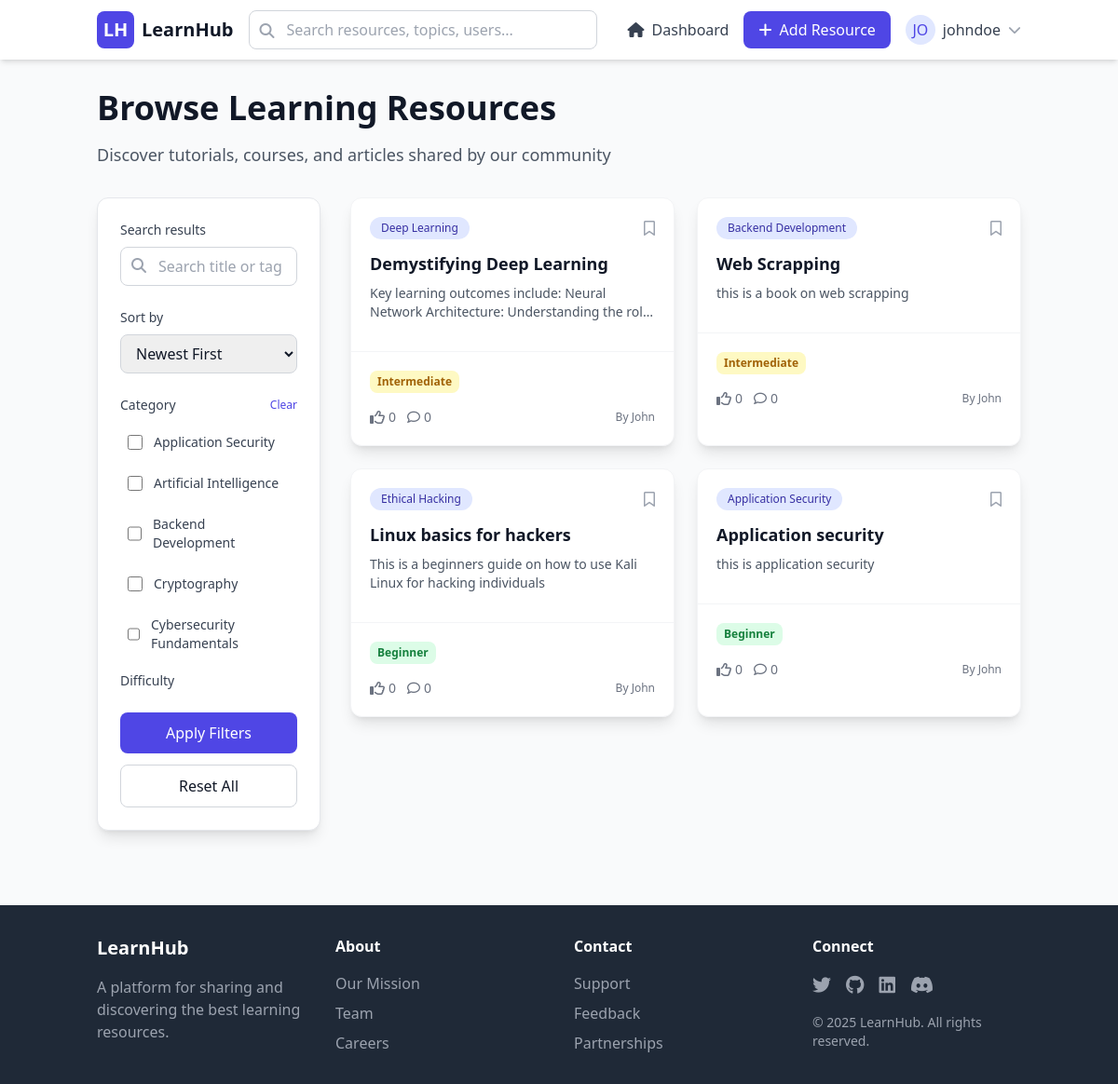
/list/ (signed in), run on an earlier commit of the app's database.
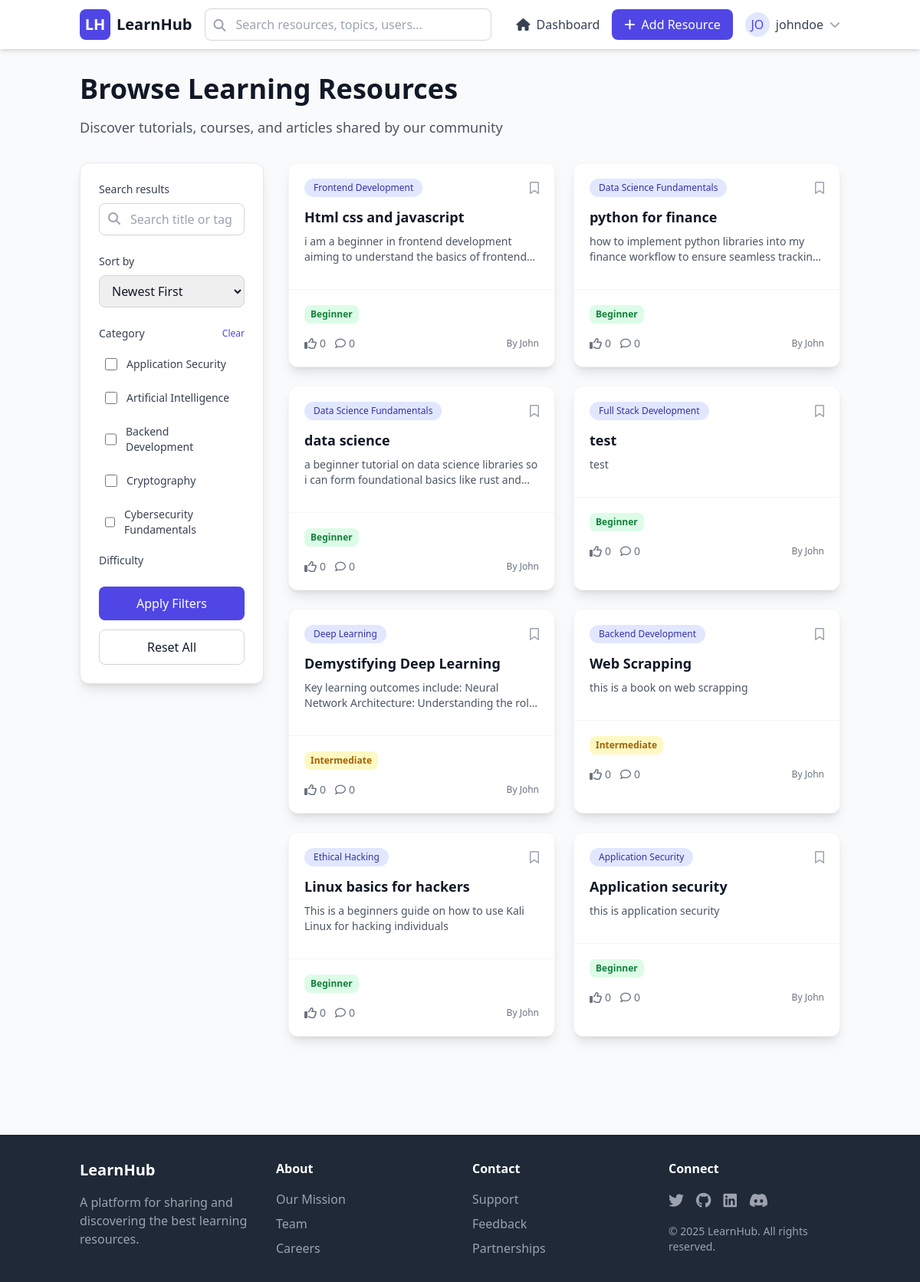
And on a later commit of the database.
### core/models.py (models this page shows, shortened)
class Category(models.Model):
    name = models.CharField(max_length=50, unique=True)
    slug = models.SlugField(unique=True, max_length=50)
    icon_class = models.CharField(max_length=50, blank=True,
                                  help_text="Font Awesome class, e.g., fas fa-code")
    class Meta:
        verbose_name_plural = 'categories'
        ordering = ('name',)

class CustomUser(AbstractUser, PermissionsMixin):
    username = models.CharField(
        max_length=150,
        unique=True,
        blank=True,
        null=True,
        help_text='Optional. Not used for login.'
    )
    email = models.EmailField(max_length=255, unique=True)
    first_name = models.CharField(max_length=30, blank=True)
    last_name = models.CharField(max_length=30, blank=True)
    is_staff = models.BooleanField(default=False)
    is_active = models.BooleanField(default=True)
    date_joined = models.DateTimeField(default=timezone.now)
    objects = CustomUserManager()
    USERNAME_FIELD = 'email'
    REQUIRED_FIELDS = ['first_name'] # NO OTHER FIELDS ARE REQUIRED FOR INITIAL CREATION
    """
    fix:!!
        add a unique related name arguments to avoid clashes
        (these fields are inherited from PermissionsMixin)

    """
    groups = models.ManyToManyField(
        'auth.Group',
        verbose_name='groups',
        blank=True,
        help_text='The groups this user belongs to. A user will get all permissions ',
        related_name='custom_user_groups',
        related_query_name='custom_user'
    )
    user_permissions = models.ManyToManyField(
        'auth.Permission',
        verbose_name='user permissions',
        blank=True,
        help_text='Specific permissions for this user.',
        related_name='custom_user_permissions_set',
        related_query_name='custom user'
    )
    class Meta:
        verbose_name = 'user'
        verbose_name_plural = 'users'

### resources/models.py (models this page shows, shortened)
class BaseResource(models.Model):
    DIFFICULTY_CHOICES = [
        ('B', 'Beginner'),
        ('I', 'Intermediate'),
        ('A', 'Advanced'),
    ]
    title = models.CharField(max_length=200)
    slug = models.SlugField(max_length=200, unique=True, editable=False)
    url = models.URLField(max_length=500, blank=True, null=True)
    description = models.TextField(max_length=1000)
    difficulty = models.CharField(max_length=1, choices=DIFFICULTY_CHOICES)
    author = models.ForeignKey(
        settings.AUTH_USER_MODEL,
        on_delete=models.SET_NULL,
        null=True,
        related_name='%(app_label)s_%(class)s_related',
    )
    category = models.ForeignKey(
        Category,
        on_delete=models.SET_NULL,
        null=True,
        related_name='%(app_label)s_%(class)s_resources',
    )
    tags = models.ManyToManyField(
        Tag,
        related_name='%(app_label)s_%(class)s_tags',
    )
    created_at = models.DateTimeField(auto_now_add=True)
    updated_at = models.DateTimeField(auto_now=True)
    is_approved = models.BooleanField(default=True)
    views = models.PositiveIntegerField(default=0)
    upvote_count = models.IntegerField(default=0)
    saved_count = models.IntegerField(default=0)
    class Meta:
        abstract = True
        ordering = ('-created_at',)

class Article(BaseResource):
    content = models.TextField(
        help_text='The full content of the article (supports rich text/Markdown)'
    )
    banner_image = models.ImageField(
        upload_to='resources/articles/%Y/%m/',
        null=True, blank=True,
        help_text='A banner image for the article'
    )
    interactions = GenericRelation(UserResourceInteraction)
    comments = GenericRelation(Comment)
    class Meta:
        verbose_name = "Article"
        verbose_name_plural = "Articles"

class Book(BaseResource):
    file = models.FileField(
        upload_to='resources/books/%Y/%m/',
        help_text='Upload the book file (PDF, EPUB, etc.)'
    )
    pages = models.PositiveIntegerField(
        null=True, blank=True,
        help_text='Total number of pages in the book'
    )
    comments = GenericRelation(Comment)
    interactions = GenericRelation(UserResourceInteraction)
    class Meta:
        verbose_name = "Book"
        verbose_name_plural = "Books"

class Course(BaseResource):
    difficulty_progression = models.CharField(
        max_length=100,
        blank=True,
        help_text="AI-generated difficulty progression (e.g., 'Beginner to Intermediate')"
    )
    total_steps = models.PositiveIntegerField(
        default=0,
        help_text="Total number of modules in the course"
    )
    ai_generated = models.BooleanField(
        default=False,
        help_text="Whether this course was generated by AI"
    )
    generation_prompt = models.TextField(
        blank=True,
        null=True,
        help_text="The original prompt used to generate this course"
    )
    estimated_duration = models.DurationField(
        blank=True,
        null=True,
        help_text='Calculated dynamically by the AI.'
    )
    roadmap_json = models.TextField(blank=True, null=True)
    is_featured = models.BooleanField(default=False)
    popularity_score = models.FloatField(default=0.0)
    comments = GenericRelation(Comment)
    interactions = GenericRelation(UserResourceInteraction)
    class Meta:
        verbose_name = "Course"
        verbose_name_plural = "Courses"

### resources/views.py (the view)
# urls.py: path('list/', resource_list, name='resource_list'),
@login_required(login_url='login')
def resource_list(request):
    try:
        all_resources = []
        for model in [Book, Article, Course]:
            resources = model.objects.filter(is_approved=True).select_related(
                'author', 'category'
            ).prefetch_related('tags')[:50]  # Limit to prevent performance issues
            all_resources.extend(list(resources))
        all_resources.sort(key=lambda x: x.created_at, reverse=True)
        paginator = Paginator(all_resources, 12)
        page_number = request.GET.get('page', 1)
        try:
            page_obj = paginator.page(page_number)
        except (PageNotAnInteger, EmptyPage):
            page_obj = paginator.page(1)
        if request.user.is_authenticated:
            for resource in page_obj.object_list:
                resource_type = ContentType.objects.get_for_model(resource.__class__)
                interaction = UserResourceInteraction.objects.filter(
                    user=request.user,
                    content_type=resource_type,
                    object_id=resource.pk
                ).first()
                resource.user_interaction = interaction
                resource.is_upvoted = interaction.upvoted if interaction else False
                resource.is_saved = interaction.saved if interaction else False
        return render(request, 'resources/resource_list.html', {
            'page_obj': page_obj,
            'resources': page_obj.object_list,
            'categories': Category.objects.all(),
            'total_count': len(all_resources),
        })
    except Exception as e:
        logger.error(f"Error in resource_list: {str(e)}")
        messages.error(request, "Unable to load resources. Please try again.")
        return render(request, 'resources/resource_list.html', {
            'page_obj': [],
            'resources': [],
            'categories': Category.objects.all(),
            'total_count': 0,
        })

### templates/resources/resource_list.html (shortened to what the changed rows need)
{% extends "base.html" %}
{% load humanize %}
{% block content %}
<div class="container mx-auto px-4 py-8">
    <div class="mb-8">
        <h1 class="text-3xl md:text-4xl font-bold text-gray-900 mb-4">Browse Learning Resources</h1>
    </div>
    <div class="flex flex-col lg:flex-row gap-8">
        <div id="filters-sidebar" class="lg:w-1/4">
            <div class="bg-white rounded-xl shadow-lg p-6 sticky top-24 border border-gray-200">
                <div class="mb-6">
                    <div class="space-y-2 max-h-60 overflow-y-auto pr-2">
                        {% for cat in categories %}
                        <label class="flex items-center cursor-pointer hover:bg-gray-50 p-2 rounded">
                            <input type="checkbox" name="category" value="{{ cat.slug }}"
                                   class="h-4 w-4 text-indigo-600 border-gray-300 rounded">
                            <span class="ml-3 text-sm text-gray-700">{{ cat.name }}</span>
                        </label>
                        {% endfor %}
                    </div>
                </div>
            </div>
        </div>
        <div class="lg:w-3/4">
            <div id="resources-container" class="grid grid-cols-1 md:grid-cols-2 xl:grid-cols-3 gap-6">
                {% for resource in resources %}
                <div class="resource-card bg-white rounded-xl shadow-lg overflow-hidden border border-gray-100">
                    <div class="p-5 border-b border-gray-100">
                        <div class="flex justify-between items-start mb-3">
                            <span class="px-3 py-1 bg-indigo-100 text-indigo-800 rounded-full text-xs font-medium">
                                {{ resource.category.name }}
                            </span>
                            {% if user.is_authenticated %}
                            <button class="interaction-btn save-btn transition-colors"
                                    data-resource-id="{{ resource.pk }}"
                                    data-type="save"
                                    data-active="{{ resource.is_saved|lower }}">
                                <i class="{% if resource.is_saved %}fas text-red-500{% else %}far text-gray-400{% endif %} fa-bookmark"></i>
                            </button>
                            {% endif %}
                        </div>
                        <h3 class="font-bold text-lg mb-2 line-clamp-2">
                            <a href="{% url 'resource_detail' resource_slug=resource.slug %}" class="hover:text-indigo-600">
                                {{ resource.title }}
                            </a>
                        </h3>
                        <p class="text-gray-600 text-sm mb-3 line-clamp-2">{{ resource.description }}</p>
                    </div>
                    <div class="p-5">
                        <div class="flex justify-between items-center mb-4">
                            <span class="px-2 py-1 text-xs font-bold rounded-lg
                                {% if resource.difficulty == 'B' %}bg-green-100 text-green-700{% elif resource.difficulty == 'I' %}bg-yellow-100 text-yellow-700{% else %}bg-red-100 text-red-700{% endif %}">
                                {{ resource.get_difficulty_display }}
                            </span>
                        </div>
                        <div class="flex justify-between items-center text-gray-500">
                            <div class="flex items-center space-x-3">
                                {% if user.is_authenticated %}
                                <button class="interaction-btn upvote-btn flex items-center space-x-1"
                                        data-resource-id="{{ resource.pk }}"
                                        data-type="upvote"
                                        data-active="{{ resource.is_upvoted|lower }}">
                                    <i class="{% if resource.is_upvoted %}fas text-indigo-600{% else %}far{% endif %} fa-thumbs-up"></i>
                                    <span class="count text-sm">{{ resource.upvote_count|default:0 }}</span>
                                </button>
                                {% endif %}
                                <span class="flex items-center space-x-1 text-sm">
                                    <i class="far fa-comment"></i>
                                    <span>{{ resource.comment_count|default:0 }}</span>
                                </span>
                            </div>
                            <div class="text-xs">
                                By {{ resource.author.first_name|default:resource.author.email|truncatechars:15 }}
                            </div>
                        </div>
                    </div>
                </div>
                {% empty %}
                <div class="lg:col-span-3 text-center py-20">
                    <i class="fas fa-search text-4xl text-gray-300 mb-4"></i>
                    <p class="text-gray-500">No resources found matching these criteria.</p>
                </div>
                {% endfor %}
            </div>
                {% include 'resources/pagination.html' %}
        </div>
    </div>
</div>
{% endblock %}

What changed in the data, as far as the page shows it:
added Course: category.name "Frontend Development", title "Html css and javascript", description "i am a beginner in frontend development aiming to understand the basics of…", difficulty "Beginner", upvote_count "0", comment_count "0", author.first_name "John"
added Course: category.name "Data Science Fundamentals", title "python for finance", description "how to implement python libraries into my finance workflow to ensure seamless…", difficulty "Beginner", upvote_count "0", comment_count "0", author.first_name "John"
added Course: category.name "Data Science Fundamentals", title "data science", description "a beginner tutorial on data science libraries so i can form foundational basics like rust…", difficulty "Beginner", upvote_count "0", comment_count "0", author.first_name "John"
added Article: category.name "Full Stack Development", title "test", description "test", difficulty "Beginner", upvote_count "0", comment_count "0", author.first_name "John"
